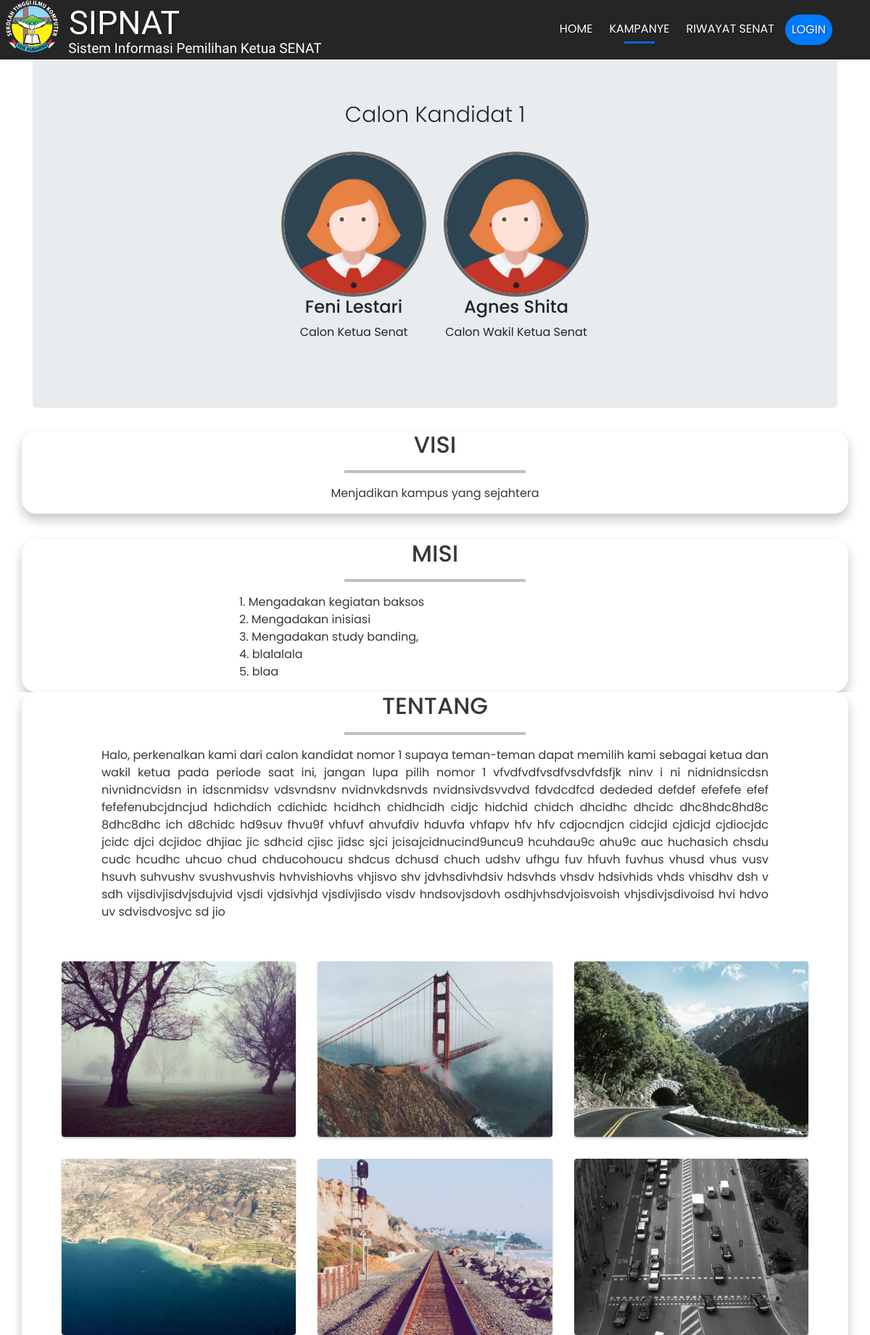
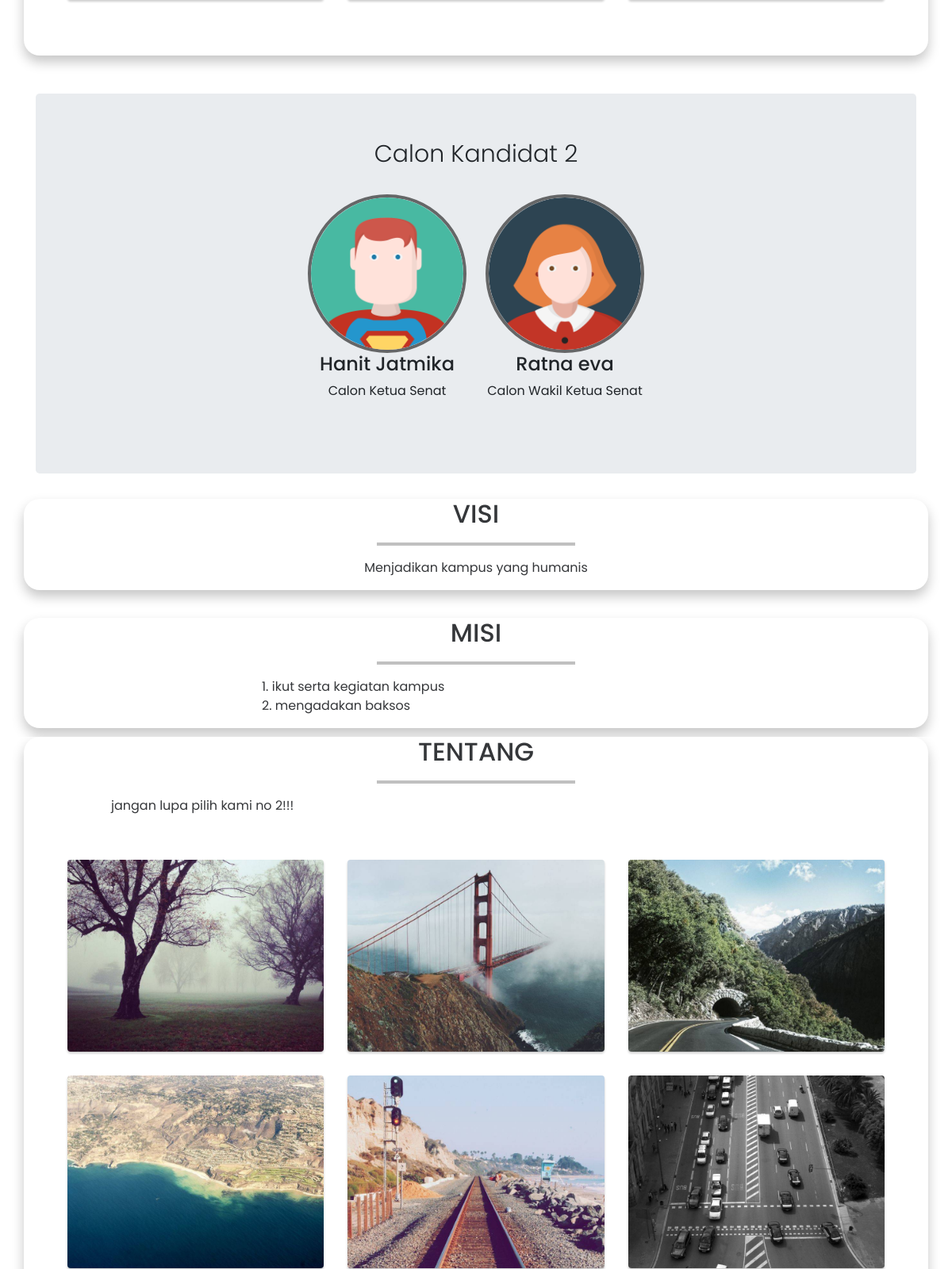
Screenshot of /index.php/home/kampanye (upper part) with the database file from the repository (2 pictures, top to bottom).
### tables this page shows
CREATE TABLE `kandidat` (
  `no_kandidat` int(20) NOT NULL,
  `nama` varchar(100) NOT NULL,
  `wakil` varchar(128) NOT NULL,
  `jk_ketua` varchar(1) NOT NULL,
  `jk_wakil` varchar(1) NOT NULL,
  `email_ketua` varchar(128) NOT NULL,
  `email_wakil` varchar(128) NOT NULL,
  `hp_ketua` varchar(15) NOT NULL,
  `hp_wakil` varchar(15) NOT NULL,
  `visi` varchar(500) NOT NULL,
  `misi` varchar(1000) NOT NULL,
  `foto_ketua` varchar(128) NOT NULL,
  `foto_wakil` varchar(128) NOT NULL,
  `uraian` varchar(1000) NOT NULL,
  `jumlah_suara` int(11) NOT NULL
);

### application/controllers/Home.php (called while the page is built, shortened)
<?php
class Home extends CI_Controller
{
    public function kampanye()
    {
        $data['kandidat'] = $this->db->get('kandidat')->result_array();
        $this->load->view('kampanye', $data);
    }
}

### index.php (called while the page is built, shortened)
<?php
require_once BASEPATH.'core/CodeIgniter.php';

### application/views/kampanye.php (the view, shortened to what this page needs)
<!doctype html>
<html lang="en">
<head>
    <link rel="stylesheet" href="../assets/css/reset.css">
    <link rel="stylesheet" href="https://stackpath.bootstrapcdn.com/bootstrap/4.3.1/css/bootstrap.min.css">
    <link rel="stylesheet" href="https://use.fontawesome.com/releases/v5.7.0/css/all.css">
    <link rel="stylesheet" href="<?= base_url('assets/css/kampanye.css') ?>">
</head>
<body>
    <nav class="navbar  navbar-dark bg-dark navbar-expand-lg sticky-top">
        <div class="container">
            <img class="logo" src="<?= base_url('assets/img/logostikom.png') ?>">
            <a class="navbar-brand page-scroll" href="#home">SIPNAT</a>
            <h1 class="navbar-brand2">Sistem Informasi Pemilihan Ketua SENAT</h1>
            <div class="collapse navbar-collapse" id="navbarNavAltMarkup">
                <div class="navbar-nav ml-auto">
                    <a class="nav-item nav-link  page-scroll" href="<?= base_url('home') ?>">Home <span class="sr-only"></span></a>
                    <a class="nav-item nav-link active" href="<?= base_url('home/kampanye'); ?>">Kampanye</a>
                    <a class="nav-item nav-link" href="<?= base_url('home/riwayatsenat'); ?>">Riwayat Senat</a>
                    <li class="nav-item dropdown">
                        <a class="nav-link nav-item nav-link btn btn-primary text-white tombol " href="#" id="navbarDropdownMenuLink" role="button" data-toggle="dropdown" aria-haspopup="true" aria-expanded="false">
                            Login
                        </a>
                    </li>
                </div>
            </div>
        </div>
    </nav>
    <?php foreach ($kandidat as $kan) : ?>
        <div class="container">
            <div class="jumbotron text-center">
                <div class="row justify-content-center">
                    <div class="col- status">
                        <p>Calon Kandidat <?= $kan['no_kandidat']; ?></p>
                    </div>
                </div>
                <div class="row justify-content-center">
                    <div class="col- " style="padding: 12px;">
                        <img src="<?= base_url('assets/img/profile/kandidat/') . $kan['foto_ketua']; ?>" class="rounded-circle img-fluid" alt="">
                        <h4><?= $kan['nama']; ?></h4>
                        <p>Calon Ketua Senat</p>
                    </div>
                    <div class="col- " style="padding: 12px;">
                        <img src="<?= base_url('assets/img/profile/kandidat/') . $kan['foto_wakil']; ?>" class="rounded-circle img-fluid" alt="">
                        <h4><?= $kan['wakil']; ?></h4>
                        <p>Calon Wakil Ketua Senat</p>
                    </div>
                </div>
            </div>
        </div>
        <section class="visi" id="visi">
            <div class="container gallery-container">
                <div class="row justify-content-center">
                    <div class="col-12">
                        <h2 class="text-center">VISI</h2>
                        <hr>
                    </div>
                </div>
                <div class="row justify-content-center">
                    <div class="col-sm-9 text-center">
                        <p><?= $kan['visi']; ?></p>
                    </div>
                </div>
            </div>
        </section>
        <section class="misi" id="misi">
            <div class="container gallery-container">
                <div class="row justify-content-center">
                    <div class="col-12">
                        <h2 class="text-center">MISI</h2>
                        <hr>
                    </div>
                </div>
                <div class="row justify-content-center">
                    <div class="col-sm-6 " style="text-align: justify;">
                        <p><?= $kan['misi']; ?></p>
                    </div>
                </div>
            </div>
        </section>
        <section class="tentang" id="tentang">
            <div class="container gallery-container" id="gallery">
                <div class="row justify-content-center">
                    <div class="col-12">
                        <h2 class="text-center">TENTANG</h2>
                        <hr>
                    </div>
                </div>
                <div class="row justify-content-center">
                    <div class="col-sm-10 " style="text-align: justify;">
                        <p><?= $kan['uraian']; ?></p>
                    </div>
                </div>
                <div class="tz-gallery ">
                    <div class="row">
                        <div class="col-sm-6 col-md-4">
                            <a class="lightbox" href="<?= base_url('assets/img/gallery/park.jpg') ?>">
                                <img src="<?= base_url('assets/img/gallery/park.jpg') ?>" alt="Park">
                            </a>
                        </div>
                        <div class="col-sm-6 col-md-4">
                            <a class="lightbox" href="<?= base_url('assets/img/gallery/bridge.jpg') ?>">
                                <img src="<?= base_url('assets/img/gallery/bridge.jpg') ?>" alt="Bridge">
                            </a>
                        </div>
                        <div class="col-sm-12 col-md-4">
                            <a class="lightbox" href="<?= base_url('assets/img/gallery/tunnel.jpg') ?>">
                                <img src="<?= base_url('assets/img/gallery/tunnel.jpg') ?>" alt="Tunnel">
                            </a>
                        </div>
                        <div class="col-sm-6 col-md-4">
                            <a class="lightbox" href="<?= base_url('assets/img/gallery/coast.jpg') ?>">
                                <img src="<?= base_url('assets/img/gallery/coast.jpg') ?>" alt="Coast">
                            </a>
                        </div>
                        <div class="col-sm-6 col-md-4">
                            <a class="lightbox" href="<?= base_url('assets/img/gallery/rails.jpg') ?>">
                                <img src="<?= base_url('assets/img/gallery/rails.jpg') ?>" alt="Rails">
                            </a>
                        </div>
                        <div class="col-sm-6 col-md-4">
                            <a class="lightbox" href="<?= base_url('assets/img/gallery/traffic.jpg') ?>">
                                <img src="<?= base_url('assets/img/gallery/traffic.jpg') ?>" alt="Traffic">
                            </a>
                        </div>
                    </div>
                </div>
            </div>
        </section>
        <br>
        <br>
    <?php endforeach; ?>
    <link rel="stylesheet" href="https://cdnjs.cloudflare.com/ajax/libs/baguettebox.js/1.8.1/baguetteBox.min.css">
</body>
</html>

### assets/css/kampanye.css (style rules this page uses)
html { position: relative; }
body { margin-bottom: 100px; font-family: 'Poppins', sans-serif !important; }
.navbar { padding-top: 10px; background-color: rgba(0, 0, 0, 0.856) !important; }
.nav-item { color: #ffffff !important; }
.navbar-brand { font: 30px Poppins; z-index: 9; margin-bottom: -13px; margin-top: -17px; margin-left: 50px; color: #ffffff !important; font-weight: 600; }
.navbar-brand2 { font: 8px Poppins; z-index: 9; margin-bottom: -40px; margin-left: -190px; color: #ffffff !important; }
.logo { margin: -35px -107px -40px 25px; float: left; height: 48px; text-shadow: 1px 1px 1px rgba(0, 0, 0, 0.2); text-align: center; }
.jumbotron img { width: 150px; border: 4px solid #232323a9; }
.status p { font-size: 30px; margin-top: -10px; font-weight: 350; }
hr { border-top: 4px solid #0000003f; width: 250px; }
.tentang { background-color: rgb(255, 255, 255); }
section { min-height: 150px; }
.tombol { border-radius: 40px; text-transform: uppercase; }
.container.gallery-container { background-color: #fff; color: #35373a; border-radius: 20px; box-shadow: 0 8px 15px rgba(0, 0, 0, 0.226); }
.tz-gallery { padding: 40px; }
.tz-gallery .lightbox img { width: 100%; margin-bottom: 30px; transition: 0.2s ease-in-out; box-shadow: 0 2px 3px rgba(0, 0, 0, 0.2); }
.tz-gallery img { border-radius: 4px; }
@media (min-width: 992px) { .navbar { padding-top: 20px; padding-bottom: 20px; z-index: 99; background-color: rgb(0, 0, 0); } }
@media (min-width: 992px) { .navbar-brand { font: 45px Viga; z-index: 9; margin-left: 40px; margin-bottom: -10px; margin-top: -30px; } }
@media (min-width: 992px) { .navbar-brand2 { font: 19px Catamaran; z-index: 9; margin-bottom: -50px; margin-left: -170px; color: #ffffffc4; } }
@media (min-width: 992px) { .logo { margin: -50px -30px -40px -40px; float: left; height: 80px; text-shadow: 1px 1px 1px rgba(0, 0, 0, 0.2); text-align: center; } }
@media (min-width: 992px) { .navbar-brand, .nav-link { color: white !important; text-shadow: 1px 1px 2px rgba(0, 0, 0, 0.5) } }
@media (min-width: 992px) { .nav-link { text-transform: uppercase; margin-right: 7px; } }
@media (min-width: 992px) { .nav-link:hover::after, .nav-link.active::after { content: ''; display: block; border-bottom: 3px solid #0B63DC; margin: auto; margin-bottom: -8px; width: 50%; padding-top: 5px; } }
@media (min-width: 992px) { .jumbotron img { width: 200px; } }

### rows the page displays
kandidat: no_kandidat "1", foto_ketua (picture), nama "Feni Lestari", foto_wakil (picture), wakil "Agnes Shita", visi "Menjadikan kampus yang sejahtera", misi "1. Mengadakan kegiatan baksos 2. Mengadakan inisiasi 3. Mengadakan study banding, 4. blalalala 5. blaa", uraian "Halo, perkenalkan kami dari calon kandidat nomor 1 supaya teman-teman dapat memilih kami sebagai ketua dan wakil ketua pada periode saat ini, jangan lupa pilih nomor 1 vfvdfvdfvsdfvsdvfdsfjk ninv i ni nidnidnsicdsn nivnidncvidsn in idscnmidsv vdsvndsnv nvidnvkdsnvds nvidnsivdsvvdvd fdvdcdfcd dededed defdef efefefe efef fefefenubcjdncjud hdichdich cdichidc hcidhch chidhcidh cidjc hidchid chidch dhcidhc dhcidc dhc8hdc8hd8c 8dhc8dhc ich d8chidc hd9suv fhvu9f vhfuvf ahvufdiv hduvfa vhfapv hfv hfv cdjocndjcn cidcjid cjdicjd cjdiocjdc jcidc djci dcjidoc dhjiac jic sdhcid cjisc jidsc sjci jcisajcidnucind9uncu9 hcuhdau9c ahu9c auc huchasich chsdu cudc hcudhc uhcuo chud chducohoucu shdcus dchusd…"
kandidat: no_kandidat "2", foto_ketua (picture), nama "Hanit Jatmika", foto_wakil (picture), wakil "Ratna eva", visi "Menjadikan kampus yang humanis", misi "1. ikut serta kegiatan kampus 2. mengadakan baksos", uraian "jangan lupa pilih kami no 2!!!"
